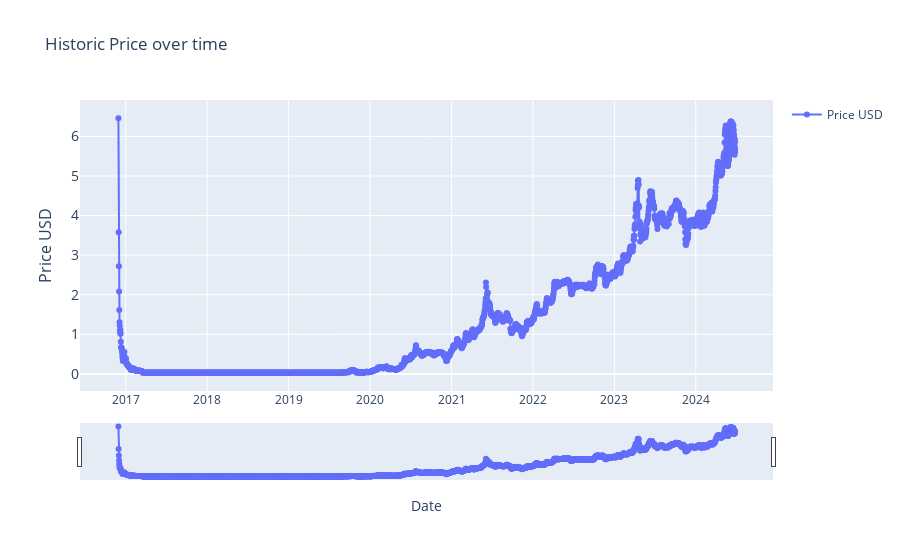

The cell this chart's notebook holds for it:
### Markdown cell above
### Historic Price (0)

### Code cell
# > Historic Price (Basic)


import plotly.graph_objects as go
import pandas as pd
from ipywidgets import interact, DatePicker
import numpy as np

# renames current item to df
df = current_item

# Function to update the graph based on the selected date range
def update_graph(start_date, end_date):
    # Filtering the data based on the date range
    mask = (df.index >= pd.to_datetime(start_date)) & (df.index <= pd.to_datetime(end_date))
    filtered_data = df.loc[mask]

    # Creating the plot
    fig = go.Figure()
    fig.add_trace(go.Scatter(x=filtered_data.index, y=filtered_data['price_usd'], mode='lines+markers', name='Price USD'))

    # Formatting
    fig.update_layout(
        title='Historic Price over time',
        xaxis_title='Date',
        yaxis_title='Price USD',
        yaxis=dict(
            title='Price USD',
            titlefont_size=16,
            tickfont_size=14,
        ),
        xaxis=dict(  # Added lines for range slider
            rangeslider=dict(
                visible=True
            ),
            type="date"
        ),
        showlegend=True

        )

    fig.show()


# Creating interactive widgets for date selection
start_date_picker = DatePicker(description='Start Date', value=current_item.index[0], disabled=False)
end_date_picker = DatePicker(description='End Date', value=current_item.index[-1], disabled=False)

# Display the interactive widget
interact(update_graph, start_date=start_date_picker, end_date=end_date_picker)

### Figure 1 — Plotly figure (JSON) as saved in the notebook; plotly's stock layout.template omitted (floating-point values rounded to 4 significant figures; data arrays with more than 128 entries replaced by an {"elided": "..."} marker saying what was removed)
{"data": [{"mode": "lines+markers", "name": "Price USD", "type": "scatter", "x": {"elided": "3475 str values"}, "y": {"elided": "3475 float values"}}], "layout": {"showlegend": true, "title": {"text": "Historic Price over time"}, "xaxis": {"rangeslider": {"visible": true}, "title": {"text": "Date"}, "type": "date"}, "yaxis": {"tickfont": {"size": 14}, "title": {"font": {"size": 16}, "text": "Price USD"}}}}
